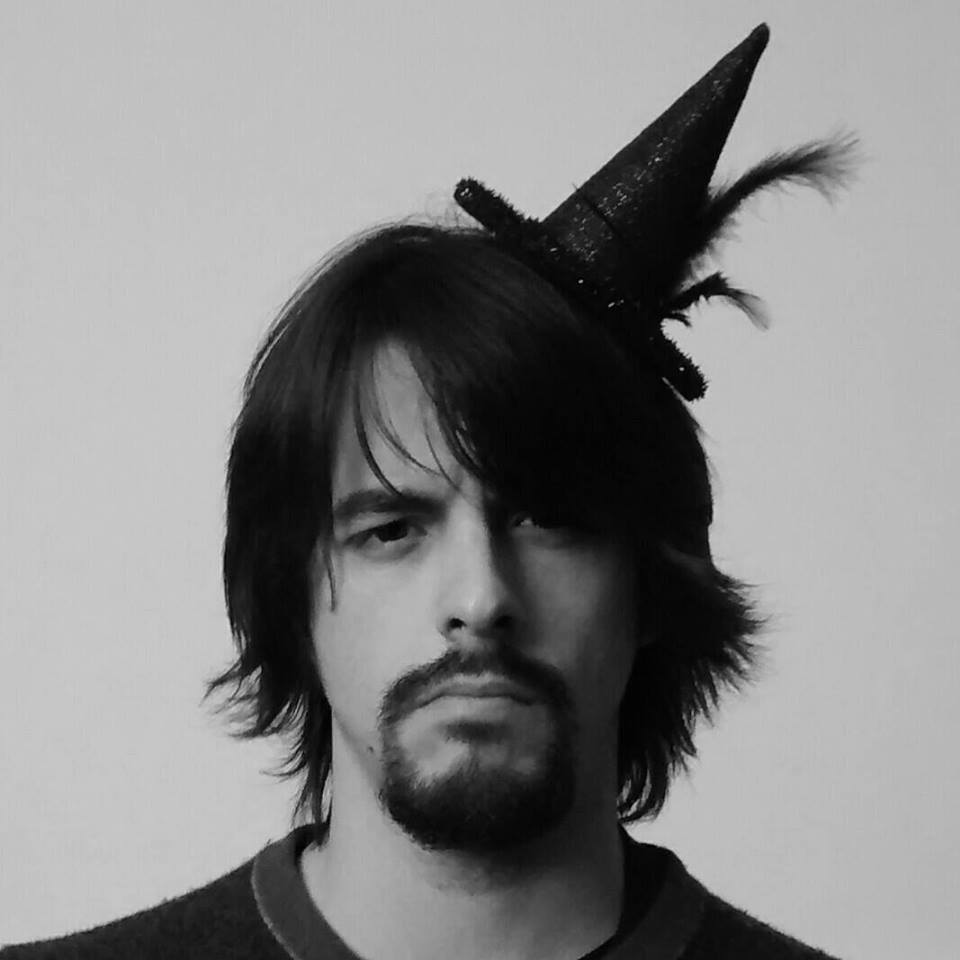
#> input picture examples/example_image.jpg, 960 x 960 px
$ python ASCII_Image.py examples/example_image.jpg 5 5   (older library calls are emulated)
#> lines starting #> are read from the running program, lines starting #| are printed output that depends on the picture
import os
from PIL import Image,ImageDraw,ImageFont

class ASCII_Image :
    greyscale_ascii = [' ','.',"'",'"','-',':','~','=','+','x','%','$','H','Z','X','#','@']
    default_font_path = os.path.dirname(os.path.abspath(__file__)) + "/data/DroidSansMono.ttf"

    @staticmethod
    def openImage(path) :
        '''
        This just wraps "Image.open"

        '''
#> called with path = 'examples/example_image.jpg'
        return Image.open(path)
#> returned value is the input picture: PIL image 960x960 RGB; min 0, max 214, mean 134.9

    @staticmethod
    def saveImage(image,path) :
        '''
        Another wrapper for saving images.

        '''
        image.save(path)

    @staticmethod
    def textToImage(frame,width,fontsize = None,fg_color=(255,255,255),bg_color=(0,0,0)) :
        '''
        Converts an ASCII-art frame into a PIL Image. If no fontsize is passed, it determines the best-fitting
        size with a binary search. Returns the image and the fontsize for future uses.

        Params:
        frame - an ASCII-art frame
        width - the desired image width (in pixels). (Note: height is automatically determined)
        (OPTIONAL)
        fontsize - this parameter can be used to compute the best-fitting size just once.
        fg_color - text color in BGR.
        bg_color - background color in BGR.

        '''


        if fontsize == None :
            # initial font size
            bounds = [1, width * 2]
            fontsize = bounds[0] + int((bounds[1]-bounds[0])/2.)
            font = ImageFont.truetype(ASCII_Image.default_font_path, fontsize)
            # calculate the right font size to fit the image width, using a binary search
            first_row = ''.join(frame[0])
            while bounds[1] - bounds[0] > 2 :
                if font.getsize(first_row)[0] > width :
                    bounds[1] = fontsize
                else :
                    bounds[0] = fontsize
                fontsize = bounds[0] + int((bounds[1]-bounds[0])/2.)
                font = ImageFont.truetype(ASCII_Image.default_font_path, fontsize)
        else :
            font = ImageFont.truetype(ASCII_Image.default_font_path, fontsize)

        height = len(frame) * fontsize
        image = Image.new("RGB", (width,height), bg_color)
        draw = ImageDraw.Draw(image)

        for i in range(len(frame)) :
            draw.text((0, i*fontsize), ''.join(frame[i]), fg_color, font=font)

        return image,fontsize

    @classmethod
    def greyscaleProcess(cls,image,hDef,vDef,inverse=False,normalize=False) :
        '''
        This converts a PIL image into a matrix (list of lists) of ASCII characters, selected according to the
        average greyscale value of each corresponing region.

        Params:
        image - the image to be processed (PIL Image type)
        hDef - how many characters for each line
        vDef - how many lines
        (OPTIONAL)
        inverse - boolean, reverse greyscale value
        normalize - boolean, normalize the averaged grayscale values

        '''
#> called with hDef = 5, vDef = 5, inverse = False, normalize = False
        # Converts the image to greyscale
        image = image.convert('L')

        # Resizes the image
        pixels = list(image.resize((hDef,vDef),Image.ANTIALIAS).getdata())
#> pixels = 25 values, max 205 at index 5, min 29 at index 7, mean 136.2
        matrix = [ pixels [i * hDef : (i + 1) * hDef - 1] for i in range(vDef)]
#> matrix = [[193, 198, 190, 127], [205, 144, 29, 72], [196, 82, 43, 65], [200, 126, 76, 67], [169, 130, 64, 88]]

        gs_list = list(cls.greyscale_ascii)

        if inverse :
            gs_list.reverse()

        if normalize :
            gs_min = min([min(r) for r in matrix])
            gs_max = max([max(r) for r in matrix])
            if gs_max > 0 :
                matrix = [list(map(lambda x : int((float(x - gs_min)/gs_max)*255) , r) for r in matrix)]

        alen = len(gs_list)
        return list(map(lambda row : list(map(lambda elem : gs_list[int((elem/256.)*alen)] , row)), matrix))


if __name__ == '__main__':
    from sys import argv
    from os.path import isfile

    path = argv[1]
    hDef, vDef = int(argv[2]), int(argv[3])

    if isfile(path):
        image = ASCII_Image.openImage(path)
        text = ASCII_Image.greyscaleProcess(image,hDef,vDef, normalize=False)
#> text = [['H', 'Z', 'H', '+'], ['Z', 'x', '.', '-'], ['Z', ':', "'", '-'], ['Z', '+', ':', '-'], ['$', '+', '-', ':']]
        print("\n".join(["".join(row) for row in text]))
#| HZH+
#| Zx.-
#| Z:'-
#| Z+:-
#| $+-:

        textimage, _ = ASCII_Image.textToImage(text, 1500,fg_color=(255,255,255),bg_color=(0,0,0))
#> after the loop in textToImage, `while bounds[1] - bounds[0] > 2 :`: bounds = [624, 626]
#> in textToImage, `height = len(frame) * fontsize`: height = 3125
#> in textToImage, `image = Image.new("RGB", (width,height), bg_color)`: image: PIL image 1500x3125 RGB; every value is 0
#> the loop in textToImage, `for i in range(len(frame)) :` made 5 passes
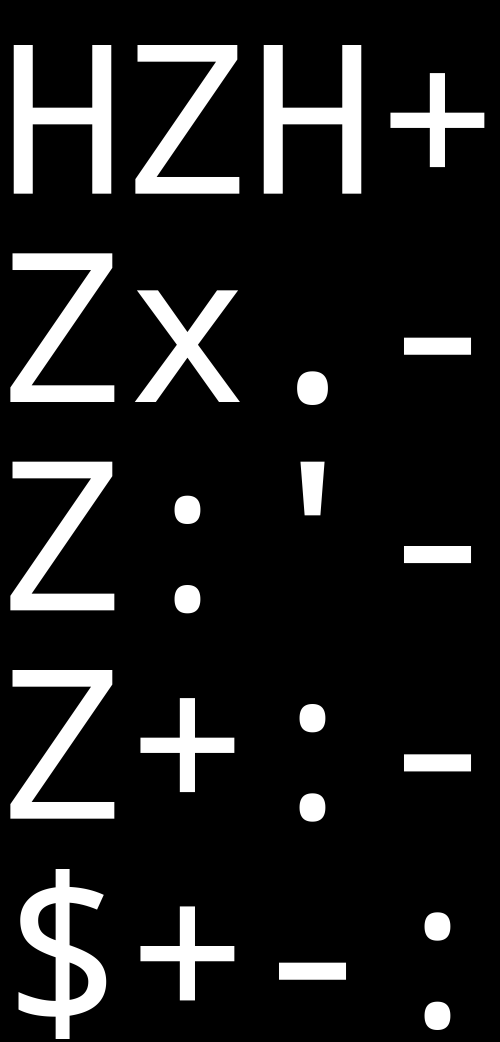
#> textimage: PIL image 1500x3125 RGB (shown at 1/3 size); min 0, max 255, mean 31.7
        ASCII_Image.saveImage(textimage, path + "_mod.jpg")
